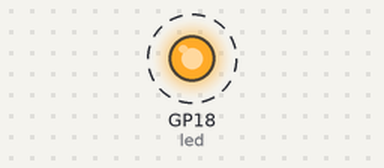
This program was run on a simulated Raspberry Pi Pico running CircuitPython. On the bench: output pins drawn as LEDs (lit = HIGH). Dashed ring = blinking. What the program prints to the serial console is not drawn.

Above: at 0.2 s.
Timing chart, 0 to 3.0 s (numbered marks = the images above):
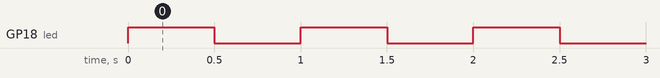

The program:

blink-external-led.py
```python
import time
import board
import digitalio

led = digitalio.DigitalInOut(board.GP18)
led.direction = digitalio.Direction.OUTPUT

while True:
    led.value = True
    print('On')
    time.sleep(0.5)

    led.value = False
    print('Off')
    time.sleep(0.5)
```

Measured:
- by itself, GP18 (led): alternates HIGH for 0.50 s and LOW for 0.50 s
